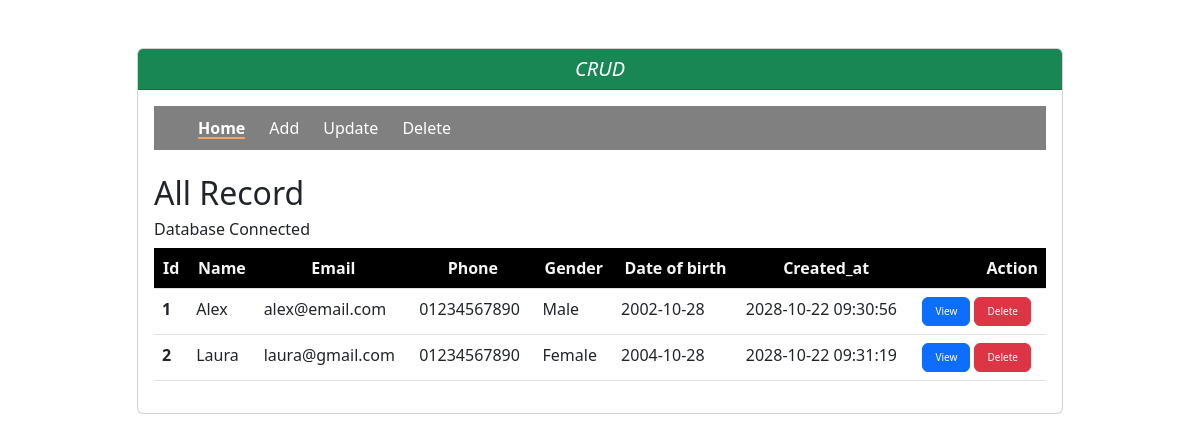
The page / on the database its author committed.
### tables this page shows
CREATE TABLE `crud` (
  `id` int(11) NOT NULL,
  `name` varchar(100) NOT NULL,
  `email` varchar(100) NOT NULL,
  `phone` varchar(20) NOT NULL,
  `gender` varchar(20) NOT NULL,
  `dob` varchar(20) NOT NULL,
  `status` int(11) NOT NULL DEFAULT 0 COMMENT '0=>User, 1=>Trash',
  `created_at` datetime NOT NULL,
  `updated_at` datetime DEFAULT NULL
);

### index.php (called while the page is built)
<?php include 'header.php'?>
<?php include 'crud.php'?>
<?php include 'footer.php'?>

### crud.php (the view, shortened to what this page needs)
<?php
    include 'header.php';
    require 'db.php';
    $crud = "SELECT * FROM crud WHERE status=0";
    $crud_result = mysqli_query($db_connect, $crud);
?>
<div class="container">
    <div class="row">
        <div class="col-md-10 mx-auto mt-5">
            <div class="card">
                <h5 class="card-header bg-success text-white text-center fst-italic">CRUD</h5>
                <div class="card-body">
                    <div class="nav">
                        <ul>
                            <li><a href="index.php" class="active">Home</a></li>
                            <li><a href="add.php">Add</a></li>
                            <li><a href="#">Update</a></li>
                            <li><a href="trash.php">Delete</a></li>
                        </ul>
                    </div>
                    <h2 class="mt-4">All Record</h2>
                    <h6>
                        <?php
                            if($db_connect){
                                echo 'Database Connected';
                            } else {
                                echo 'Database Error 404';
                            }
                        ?>
                    </h6>
                    <table class="table table-border table-hover">
                        <thead>
                        <tr>
                            <th scope="col">Id</th>
                            <th scope="col">Name</th>
                            <th scope="col">Email</th>
                            <th scope="col">Phone</th>
                            <th scope="col">Gender</th>
                            <th scope="col">Date of birth</th>
                            <th scope="col">Created_at</th>
                            <th scope="col" class="text-end">Action</th>
                        </tr>
                        </thead>
                        <tbody>
                            <?php foreach ($crud_result as $crud) { ?>
                                <tr>
                                    <th scope="row"><?php echo $crud['id'] ?></th>
                                    <td><?php echo $crud['name'] ?></td>
                                    <td><?php echo $crud['email'] ?></td>
                                    <td><?php echo $crud['phone'] ?></td>
                                    <td><?php echo ($crud['gender'] == 1 ? 'Male' : 'Female') ?></td>
                                    <td><?php echo $crud['dob'] ?></td>
                                    <td><?php echo $crud['created_at'] ?></td>
                                    <td>
                                        <a href="edit_view.php?id=<?= $crud['id'] ?>" class="view btn btn-primary">
                                            View
                                        </a>
                                        <a href="soft_delete.php?id=<?= $crud['id'] ?>" class="view btn btn-danger">
                                            Delete
                                        </a>
                                    </td>
                                </tr>
                            <?php } ?>
                        </tbody>
                    </table>
                </div>
            </div>
        </div>
    </div>
</div>
<?php include 'footer.php'?>

### header.php (shortened to what this page needs)
<!doctype html>
<html lang="en">
<head>
    <link href="https://cdn.jsdelivr.net/npm/bootstrap@5.2.2/dist/css/bootstrap.min.css" rel="stylesheet">
    <link rel="stylesheet" href="asset/css/style.css">
</head>
<body>

### footer.php (shortened to what this page needs)
</body>
</html>

### asset/css/style.css (style rules this page uses)
* { margin: 0; padding: 0; }
.nav { background-color: grey; }
.nav ul { display: flex; align-items: center; margin-bottom: 0; }
.nav ul:first-child { margin-right: 0; }
.nav ul li { list-style: none; padding: 4px 6px; margin: 6px; border-radius: 3px; }
.nav ul li a { text-decoration: none; color: #fff; }
thead tr { color: #f5f5f5; background: black; text-align: center; }
.active { font-weight: 700; position: relative; }
.active::after { position: absolute; content: ''; height: 2px; width: 100%; left: 0; bottom: 0; background-color: sandybrown; }
.view { font-size: 10px; }

### rows shown on the page
crud: id "1", name "Alex", email "alex@email.com", phone "01234567890", gender "Male", dob "2002-10-28", created_at "2028-10-22 09:30:56"
crud: id "2", name "Laura", email "laura@gmail.com", phone "01234567890", gender "Female", dob "2004-10-28", created_at "2028-10-22 09:31:19"
